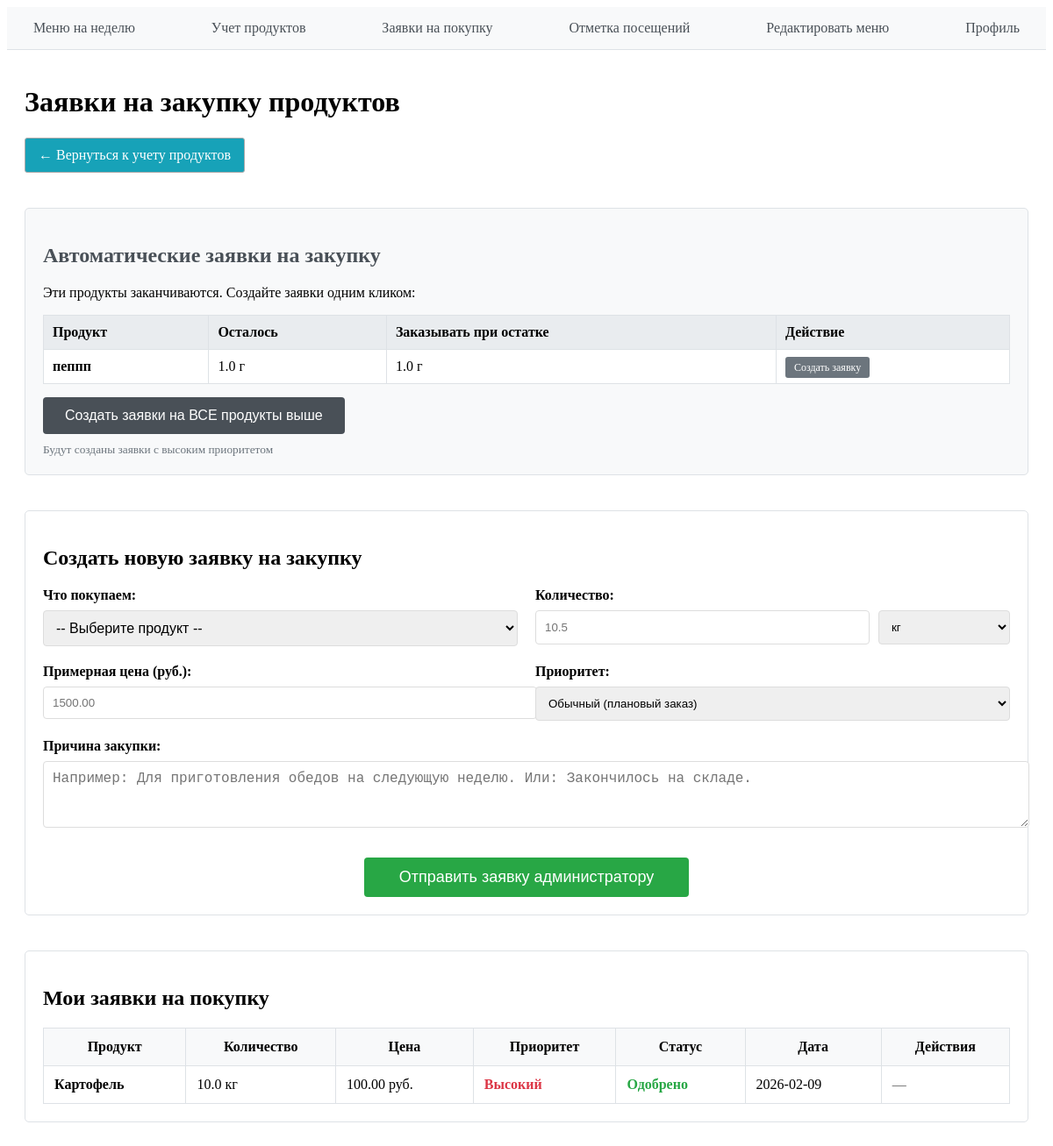
The page /cook_purchase_request/ (signed in) on the database its author committed.
### tables this page shows
CREATE TABLE inventory (
                id INTEGER PRIMARY KEY AUTOINCREMENT,
                item_name TEXT,
                quantity REAL,
                unit TEXT,
                min_quantity REAL
            );

CREATE TABLE purchase_requests (
                id INTEGER PRIMARY KEY AUTOINCREMENT,
                item_name TEXT,
                quantity REAL,
                unit TEXT,
                price REAL,
                reason TEXT,
                priority TEXT DEFAULT 'normal',
                status TEXT DEFAULT 'pending',
                created_by INTEGER,
                created_date TIMESTAMP DEFAULT CURRENT_TIMESTAMP,
                FOREIGN KEY (created_by) REFERENCES users (id)
            );

### main.py (the view, shortened to what this page needs)
@app.route('/cook_purchase_request/', methods=['GET', 'POST'])
def cook_purchase_request():
    if 'user' not in session:
        return redirect('/login_user_help/')
    user = session.get('user')
    if user['role'] != 'cook':
        return redirect('/')
    db = sql.connect('db_for_project.db')
    cursor = db.cursor()
    cursor.execute('''
        SELECT id, item_name, quantity, unit, min_quantity
        FROM inventory
        WHERE min_quantity > 0 AND quantity <= min_quantity
        ORDER BY item_name
    ''')
    low_stock_items = cursor.fetchall()
    cursor.execute('''
        SELECT id, item_name, quantity, unit, price, reason, priority, status, created_date
        FROM purchase_requests
        WHERE created_by = ?
        ORDER BY created_date DESC
    ''', (user['id'],))
    user_requests = cursor.fetchall()
    cursor.execute('SELECT DISTINCT item_name, unit FROM inventory ORDER BY item_name')
    all_products = cursor.fetchall()
    db.close()
    return render_template('cook_purchase_request.html',
                           user=user,
                           low_stock_items=low_stock_items,
                           user_requests=user_requests,
                           all_products=all_products)

### templates/cook_purchase_request.html (shortened to what this page needs)
{% extends "base.html" %}
{% block content %}
<div style="max-width: 1200px; margin: 0 auto; padding: 20px;">
    <h1>Заявки на закупку продуктов</h1>
    <div style="display: flex; gap: 10px; margin: 20px 0; flex-wrap: wrap;">
        <a href="/cook_inventory_manage/" class="btn" style="background: #17a2b8; color: white;">← Вернуться к учету продуктов</a>
    </div>
{% if low_stock_items %}
<div style="margin: 40px 0; border: 1px solid #dee2e6; border-radius: 5px; padding: 20px; background: #f8f9fa;">
    <h2 style="color: #495057;">Автоматические заявки на закупку</h2>
    <p>Эти продукты заканчиваются. Создайте заявки одним кликом:</p>
    <div style="margin: 15px 0;">
        <table style="width: 100%; border-collapse: collapse; background: white;">
            <thead>
                <tr style="background-color: #e9ecef;">
                    <th style="border: 1px solid #dee2e6; padding: 10px; text-align: left;">Продукт</th>
                    <th style="border: 1px solid #dee2e6; padding: 10px; text-align: left;">Осталось</th>
                    <th style="border: 1px solid #dee2e6; padding: 10px; text-align: left;">Заказывать при остатке</th>
                    <th style="border: 1px solid #dee2e6; padding: 10px; text-align: left;">Действие</th>
                </tr>
            </thead>
            <tbody>
                {% for item in low_stock_items %}
                <tr>
                    <td style="border: 1px solid #dee2e6; padding: 10px; font-weight: bold;">
                        {{ item[1] }}
                    </td>
                    <td style="border: 1px solid #dee2e6; padding: 10px;">
                        {{ item[2] }} {{ item[3] if item[3] else 'ед.' }}
                    </td>
                    <td style="border: 1px solid #dee2e6; padding: 10px;">
                        {{ item[4] if item[4] else 'не задано' }} {{ item[3] if item[3] and item[4] else '' }}
                    </td>
                    <td style="border: 1px solid #dee2e6; padding: 10px;">
                        <a href="#createForm" onclick="fillForm('{{ item[1] }}', '{{ (item[4]*2 - item[2])|round(1) if item[4] and item[2] and item[4]*2 > item[2] else item[4] if item[4] else 10 }}', '{{ item[3] if item[3] else "кг" }}', 'Низкий остаток: {{ item[2] }} {{ item[3] if item[3] else "ед." }}')"
                           style="padding: 5px 10px; background: #6c757d; color: white; border-radius: 3px; text-decoration: none; font-size: 12px;">
                            Создать заявку
                        </a>
                    </td>
                </tr>
                {% endfor %}
            </tbody>
        </table>
    </div>
    <form method="POST" action="/cook_purchase_request/">
        <button type="submit" style="padding: 12px 25px; background: #495057; color: white; border: none; border-radius: 4px; cursor: pointer; font-size: 16px;">
            Создать заявки на ВСЕ продукты выше
        </button>
        <small style="display: block; margin-top: 10px; color: #6c757d;">Будут созданы заявки с высоким приоритетом</small>
    </form>
</div>
{% else %}
<div style="margin: 20px 0; padding: 15px; background: #e9ecef; border: 1px solid #dee2e6; border-radius: 5px;">
    <p>Все продукты на складе в норме. Нет срочных заявок на закупку.</p>
</div>
{% endif %}
    <div id="createForm" style="margin: 40px 0; border: 1px solid #dee2e6; border-radius: 5px; padding: 20px;">
        <h2>Создать новую заявку на закупку</h2>
        <form method="POST" action="/cook_purchase_request/" style="margin-top: 20px;">
            <div style="display: grid; grid-template-columns: repeat(2, 1fr); gap: 20px;">
                <div>
                    <label style="display: block; margin-bottom: 8px; font-weight: bold;">
                        Что покупаем:
                    </label>
                    <select name="item_name" required style="width: 100%; padding: 10px; border: 1px solid #ddd; border-radius: 4px; font-size: 16px;">
                        <option value="">-- Выберите продукт --</option>
                    </select>
                </div>
                <div>
                    <label style="display: block; margin-bottom: 8px; font-weight: bold;">
                        Количество:
                    </label>
                    <div style="display: flex; gap: 10px;">
                        <input type="number" name="quantity" required min="0.1" step="0.1" placeholder="10.5"
                               style="flex: 1; padding: 10px; border: 1px solid #ddd; border-radius: 4px;">
                        <select name="unit" required style="width: 150px; padding: 10px; border: 1px solid #ddd; border-radius: 4px;">
                            <option value="кг">кг</option>
                        </select>
                    </div>
                </div>
            </div>
            <div style="display: grid; grid-template-columns: repeat(2, 1fr); gap: 20px; margin-top: 20px;">
                <div>
                    <label style="display: block; margin-bottom: 8px; font-weight: bold;">
                        Примерная цена (руб.):
                    </label>
                    <input type="number" name="price" min="0" step="0.01" placeholder="1500.00"
                           style="width: 100%; padding: 10px; border: 1px solid #ddd; border-radius: 4px;">
                </div>
                <div>
                    <label style="display: block; margin-bottom: 8px; font-weight: bold;">
                        Приоритет:
                    </label>
                    <select name="priority" required style="width: 100%; padding: 10px; border: 1px solid #ddd; border-radius: 4px;">
                        <option value="normal" selected>Обычный (плановый заказ)</option>
                    </select>
                </div>
            </div>
            <div style="margin-top: 20px;">
                <label style="display: block; margin-bottom: 8px; font-weight: bold;">Причина закупки:</label>
                <textarea name="reason" rows="3" placeholder="Например: Для приготовления обедов на следующую неделю. Или: Закончилось на складе."
                          style="width: 100%; padding: 10px; border: 1px solid #ddd; border-radius: 4px; font-size: 16px;"></textarea>
            </div>
            <div style="margin-top: 30px; text-align: center;">
                <button type="submit" style="padding: 12px 40px; background: #28a745; color: white; border: none; border-radius: 4px; cursor: pointer; font-size: 18px;">
                    Отправить заявку администратору
                </button>
            </div>
        </form>
    </div>
    <div style="margin: 40px 0; border: 1px solid #dee2e6; border-radius: 5px; padding: 20px;">
        <h2>Мои заявки на покупку</h2>
        {% if user_requests %}
        <table style="width: 100%; border-collapse: collapse; margin-top: 20px;">
            <thead>
                <tr style="background-color: #f8f9fa;">
                    <th style="border: 1px solid #dee2e6; padding: 12px;">Продукт</th>
                    <th style="border: 1px solid #dee2e6; padding: 12px;">Количество</th>
                    <th style="border: 1px solid #dee2e6; padding: 12px;">Цена</th>
                    <th style="border: 1px solid #dee2e6; padding: 12px;">Приоритет</th>
                    <th style="border: 1px solid #dee2e6; padding: 12px;">Статус</th>
                    <th style="border: 1px solid #dee2e6; padding: 12px;">Дата</th>
                    <th style="border: 1px solid #dee2e6; padding: 12px;">Действия</th>
                </tr>
            </thead>
            <tbody>
                {% for req in user_requests %}
                {% set status_color = {'pending': '#ffc107', 'approved': '#28a745', 'rejected': '#dc3545'} %}
                {% set priority_color = {'high': '#dc3545', 'normal': '#17a2b8', 'low': '#6c757d'} %}
                <tr>
                    <td style="border: 1px solid #dee2e6; padding: 12px;">
                        <strong>{{ req[1] }}</strong>
                    </td>
                    <td style="border: 1px solid #dee2e6; padding: 12px;">
                        {{ req[2] }} {{ req[3] }}
                    </td>
                    <td style="border: 1px solid #dee2e6; padding: 12px;">
                        {% if req[4] > 0 %}
                        {{ "%.2f"|format(req[4]) }} руб.
                        {% else %}
                        <span style="color: #666;">не указана</span>
                        {% endif %}
                    </td>
                    <td style="border: 1px solid #dee2e6; padding: 12px;">
                        <span style="color: {{ priority_color.get(req[6], '#666') }}; font-weight: bold;">
                            {% if req[6] == 'high' %}Высокий
                            {% elif req[6] == 'normal' %}Обычный
                            {% elif req[6] == 'low' %}Низкий
                            {% endif %}
                        </span>
                    </td>
                    <td style="border: 1px solid #dee2e6; padding: 12px;">
                        <span style="color: {{ status_color.get(req[7], '#666') }}; font-weight: bold;">
                            {% if req[7] == 'pending' %}Ожидает
                            {% elif req[7] == 'approved' %}Одобрено
                            {% elif req[7] == 'rejected' %}Отклонено
                            {% endif %}
                        </span>
                    </td>
                    <td style="border: 1px solid #dee2e6; padding: 12px;">
                        {{ req[8][:10] }}
                    </td>
                    <td style="border: 1px solid #dee2e6; padding: 12px;">
                        {% if req[7] == 'pending' %}
                        <button onclick="showEditForm({{ req[0] }}, '{{ req[1] }}', {{ req[2] }}, {{ req[4] }}, '{{ req[5] }}', '{{ req[6] }}')"
                                style="padding: 5px 10px; background: #17a2b8; color: white; border: none; border-radius: 3px; cursor: pointer; margin-right: 5px;">
                        </button>
                        <form method="POST" action="/cook_purchase_request/{{ req[0] }}" style="display: inline;">
                            <input type="hidden" name="action" value="delete">
                            <button type="submit" onclick="return confirm('Удалить заявку на {{ req[1] }}?')"
                                    style="padding: 5px 10px; background: #dc3545; color: white; border: none; border-radius: 3px; cursor: pointer;">
                            </button>
                        </form>
                        {% else %}
                        <span style="color: #666;">—</span>
                        {% endif %}
                    </td>
                </tr>
                {% endfor %}
            </tbody>
        </table>
        {% else %}
        <div style="text-align: center; padding: 40px; color: #666; background: #f8f9fa; border-radius: 5px;">
            <p style="font-size: 18px;">У вас нет заявок на покупку</p>
            <p>Создайте первую заявку с помощью формы выше</p>
        </div>
        {% endif %}
    </div>
</div>
{% endblock %}

### static/css/style.css (style rules this page uses)
.btn { display: inline-block; padding: 10px 20px; background-color: #007bff; color: white; text-decoration: none; border-radius: 4px; border: none; cursor: pointer; transition: background-color 0.2s; }

### templates/cook_purchase_request.html (style rules this page uses)
.btn { display: inline-block; padding: 10px 15px; background: #f5f5f5; border: 1px solid #aaa; border-radius: 3px; text-decoration: none; color: #333; }

### rows shown on the page
inventory: item_name "пеппп", quantity "1.0", unit "г", min_quantity "1.0", unit+min_quantity "г"
purchase_requests: item_name "Картофель", quantity "10.0", unit "кг", price "100.00", priority "Высокий", status "Одобрено", created_date "2026-02-09"
